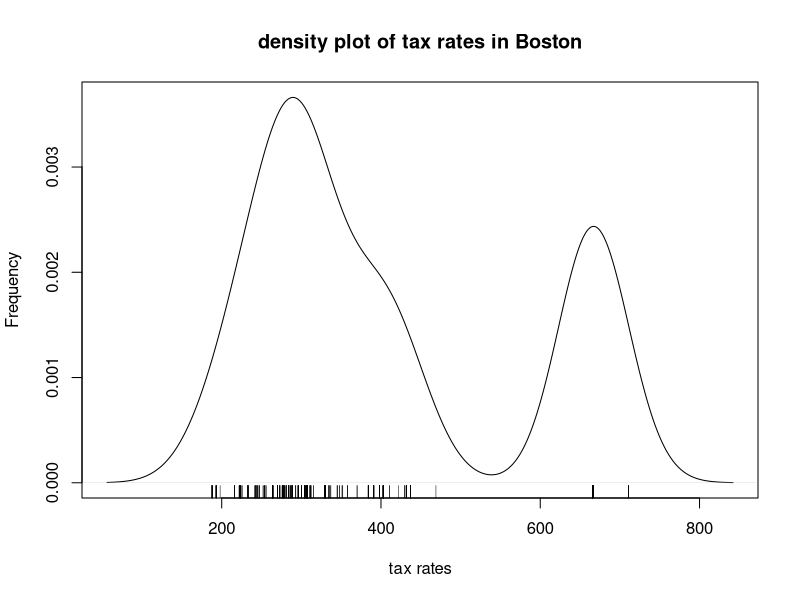
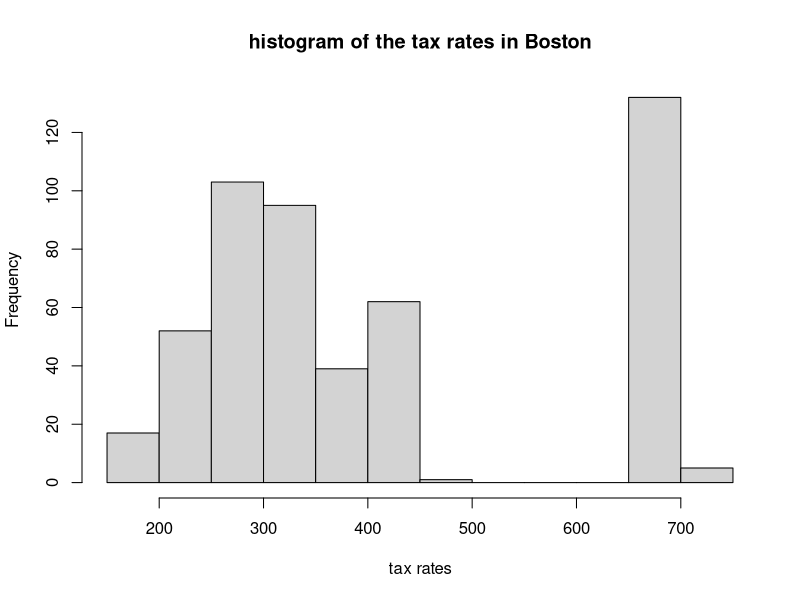
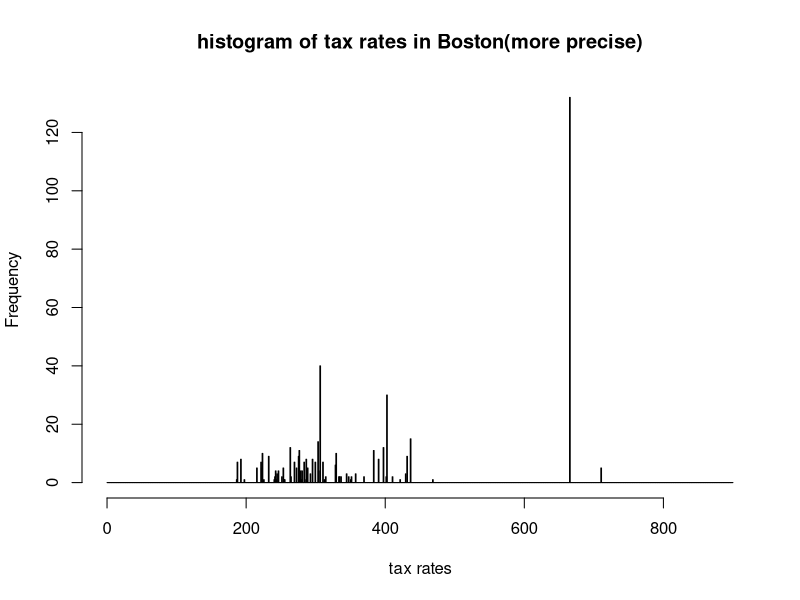
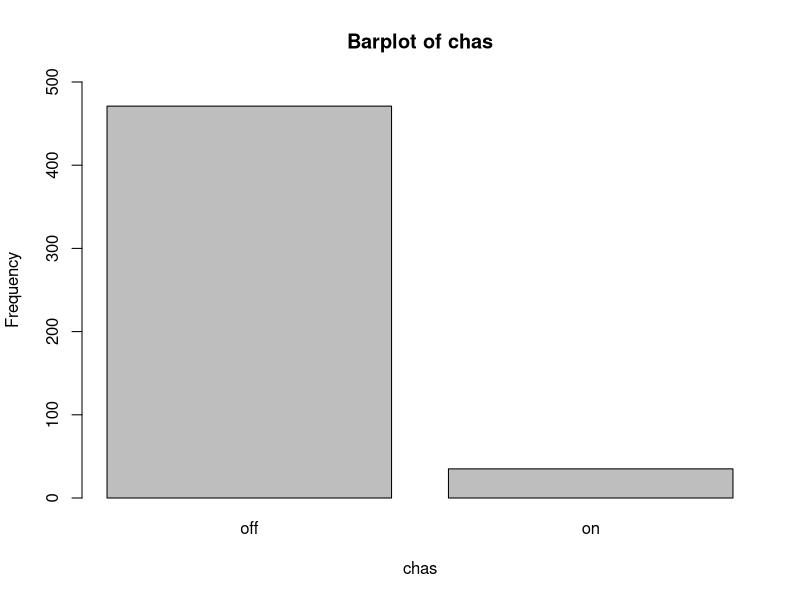
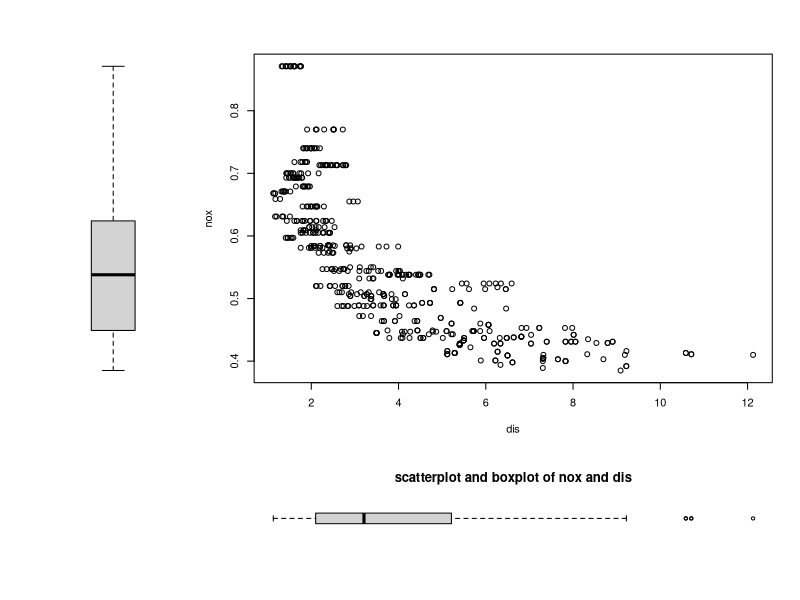
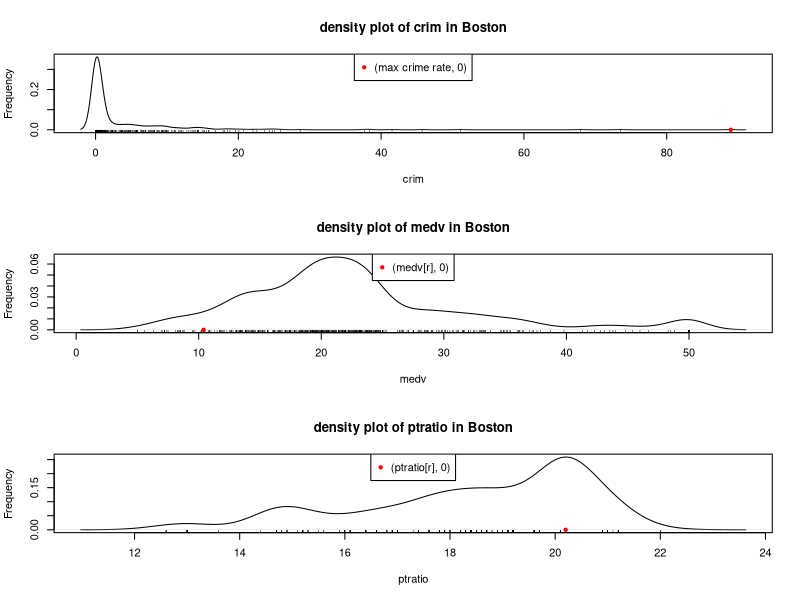

R code for these plots, in order:
## ---- chunk 1
require("MASS")
## ---- chunk 2
Boston$chas <- factor(Boston$chas, levels = c(0, 1), labels = c("off", "on"))
## ---- chunk 3
cat('The rows in the Boston data frame is', nrow(Boston), '\n')
cat('The columns in the Boston data frame is', length(Boston), '\n')
## ---- chunk 4
plot(density(Boston$tax), 
     main = 'density plot of tax rates in Boston',
     xlab = 'tax rates',
     ylab = 'Frequency')
rug(Boston$tax) 
## ---- chunk 5
hist(Boston$tax, breaks="Sturges", freq=NULL,
     main = 'histogram of the tax rates in Boston',
     xlab = 'tax rates',
     ylab = 'Frequency')
## ---- chunk 6
hist(Boston$tax,
     breaks = seq(0,900,1),
     main = 'histogram of tax rates in Boston(more precise)',
     xlab = 'tax rates',
     ylab = 'Frequency')
print(Boston$tax[Boston$tax >= 650 & Boston$tax <= 800])
## ---- chunk 7
barplot(table(Boston$chas),
        main = 'Barplot of chas',
        xlab = 'chas',
        ylab = 'Frequency',
        ylim = c(0, 500))
## ---- chunk 8
cat('The number of neighborhoods on the Charles River is', sum(Boston$chas == 'on'))
## ---- chunk 9
m = matrix(data=c(2, 1, 1, 1, 2, 1, 1, 1, 2, 1, 1, 1, 4, 3, 3, 3), nrow=4, ncol=4, byrow=TRUE)
layout(m)
plot(Boston$dis, Boston$nox,
     xlab = 'dis',
     ylab = 'nox',
     type = "p") 
boxplot(Boston$nox, axes = FALSE)
boxplot(Boston$dis, horizontal = TRUE, axes = FALSE)
title("scatterplot and boxplot of nox and dis")

## ---- chunk 10
r <- which.max(Boston$crim)
par(mfrow = c(3, 1)) 
plot(density(Boston$crim), 
     main = 'density plot of crim in Boston',
     xlab = 'crim',
     ylab = 'Frequency')
rug(Boston$crim) 
max_crim <- max(Boston$crim)
points(max_crim, 0, col = "red", pch = 20)
legend("top", legend=c("(max crime rate, 0)"), col=c("red"), pch=20)

plot(density(Boston$medv), 
     main = 'density plot of medv in Boston',
     xlab = 'medv',
     ylab = 'Frequency')
rug(Boston$medv) 
points(Boston$medv[r], 0, col = "red", pch = 20)
legend("top", legend=c("(medv[r], 0)"), col=c("red"), pch=20)

plot(density(Boston$ptratio), 
     main = 'density plot of ptratio in Boston',
     xlab = 'ptratio',
     ylab = 'Frequency')
rug(Boston$ptratio) 
points(Boston$ptratio[r], 0, col = "red", pch = 20)
legend("top", legend=c("(ptratio[r], 0)"), col=c("red"), pch=20)
